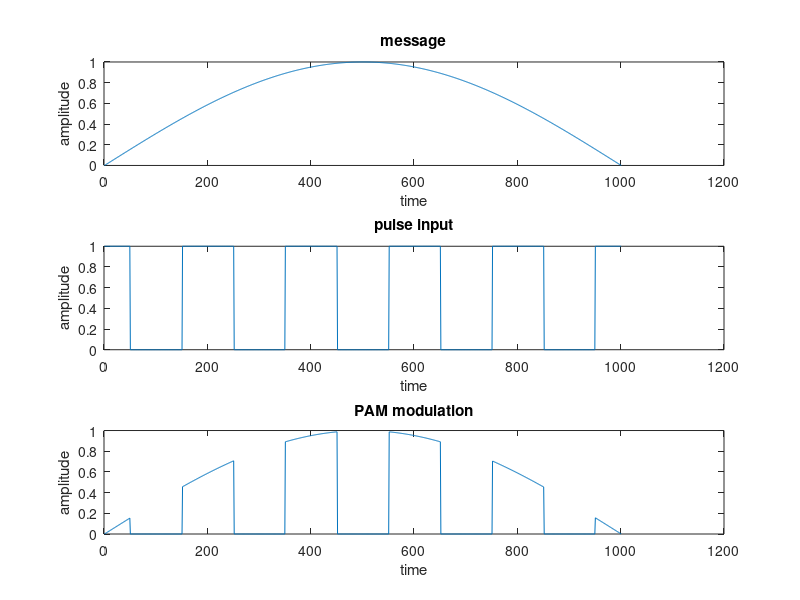

Recreate this plot in MATLAB.
clc;
clear all;
close all; 
t=0 : 1/1e3 : 1; 
d=0 : 1/5 :1; 
x=sin(2*pi/4*2*t);		%message signal
figure ;
subplot (3, 1, 1) 
plot (x);
title('message');
xlabel('time'); 		ylabel('amplitude');
y=pulstran(t,d, 'rectpuls' ,0.1);
subplot (3, 1, 2) 
plot (y);
title('pulse input');
xlabel('time'); 		ylabel('amplitude');
z=x.*y;		% PAM output
subplot (3 ,1 ,3)
plot(z);
title('PAM modulation');
xlabel('time'); 
ylabel('amplitude');
